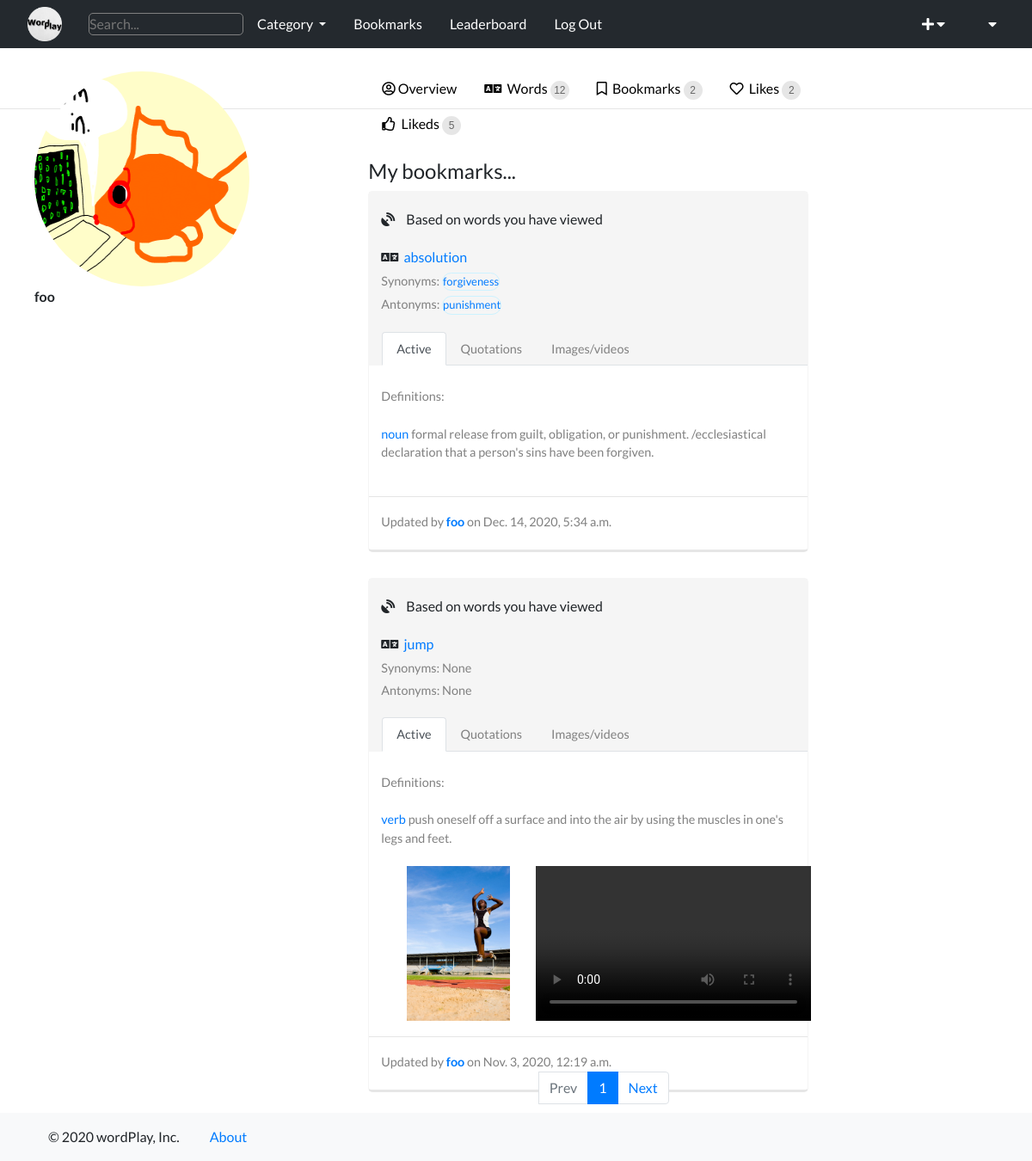
The page /wordPlay/foo/bookmarks on the database its author committed.
### wordPlay/models.py (models this page shows, shortened)
class User(AbstractUser):
    image = models.ImageField(upload_to="profiles/", blank=True, null=True)
    word_count = models.IntegerField(default=0)

class Word(models.Model):
    user = models.ForeignKey("User", on_delete=models.PROTECT, related_name="words")
    title = models.CharField(max_length=255)
    definition = models.TextField()
    category = models.ForeignKey(
        "Category",
        on_delete=models.PROTECT,
        related_name="categories",
        blank=True,
        null=True,
    )
    image = models.ImageField(upload_to="images/", blank=True, null=True)
    image_url = models.URLField(blank=True, null=True)
    video = models.FileField(upload_to="videos/", blank=True, null=True)
    video_url = models.URLField(blank=True, null=True)
    timestamp = models.DateTimeField(auto_now_add=True)
    bookmark_count = models.IntegerField(default=0)

class Synonym(models.Model):
    title = models.ForeignKey(
        "Word", on_delete=models.CASCADE, related_name="originals"
    )
    synonym = models.CharField(
        max_length=255,
        null=True,
        blank=True,
    )

class Antonym(models.Model):
    title = models.ForeignKey(
        "Word", on_delete=models.CASCADE, related_name="original_words"
    )
    antonym = models.CharField(
        max_length=255,
        null=True,
        blank=True,
    )

class Category(models.Model):
    category = models.CharField(
        max_length=255,
        blank=True,
        null=True,
    )
    def __str__(self):
        return f"{self.category}"

### wordPlay/views.py (the view)
# urls.py: path("<str:username>/bookmarks", views.bookmarks_view, name="bookmarks_view"),
def bookmarks_view(request, username):
    user = User.objects.get(username=username)
    user_bookmarks = Bookmark.objects.filter(user=user)
    words = []
    for user_bookmark in user_bookmarks:
        word = user_bookmark.title
        words.append(word)
    words.sort(key=lambda x: x.timestamp, reverse=True)
    return render(
        request,
        "wordPlay/bookmarks.html",
        {
            "update_user": UpdateUser(),
            "words": words,
            "user": user,
        },
    )

### wordPlay/models.py
class UpdateUser(ModelForm):
    class Meta:
        model = User
        fields = ["image"]

### wordPlay/templatetags/word_extras.py (called while the page is built)
@register.simple_tag
def category():
    categories = Category.objects.all()
    return categories

### wordPlay/templates/wordPlay/bookmarks.html
{% extends 'wordPlay/my_words.html' %}
{% load static %}
{% block heading %}
<h4>My bookmarks...</h4>
{% endblock %}

### wordPlay/templates/wordPlay/my_words.html (shortened to what this page needs)
{% extends 'wordPlay/profile.html' %}
{% load static %}
{% load word_extras %}
{% block overview %}
{% block heading %}{% endblock %}
{% words user as words %}
{% block words %}
{% for word in words.words %}
<div id="page">
    <div class="my-words content">
        <div class="upper-words">
            <p><i class="fas fa-satellite-dish"></i><span>Based on words you have viewed</span></p>
            <div class="words-name">
                <i class="fas fa-language"></i>
                <a href="{% url 'word' word.id %}">{{ word.title }}</a>
                <div class="synonyms">Synonyms:
                    {% for word_synonym in words.word_synonyms %}
                    {% if word_synonym.title.id == word.id %}
                    {% if word_synonym.synonym == none %}
                    {{ word_synonym.synonym }}
                    {% else %}
                    <button>
                        <a href="{% url 'word' word_synonym.synonym %}">{{ word_synonym.synonym }}</a>
                    </button>
                    {% endif %}
                    {% endif %}
                    {% endfor %}
                </div>
                <div class="antonyms">Antonyms:
                    {% for word_antonym in words.word_antonyms %}
                    {% if word.id == word_antonym.title.id %}
                    {% if word_antonym.antonym == none %}
                    {{ word_antonym.antonym }}
                    {% else %}
                    <button>
                        <a href="{% url 'word' word_antonym.antonym %}">{{ word_antonym.antonym }}</a>
                    </button>
                    {% endif %}
                    {% endif %}
                    {% endfor %}
                </div>
            </div>
            <div class="tabs">
                <ul class="nav nav-tabs">
                    <li class="nav-item">
                        <a class="nav-link active" href="#">Active</a>
                    </li>
                    <li class="nav-item">
                        <a class="nav-link" href="{% url 'quotations' word.id %}">Quotations</a>
                    </li>
                    <li class="nav-item">
                        <a class="nav-link" href="word_media">Images/videos</a>
                    </li>
                </ul>
            </div>
        </div>
        <div class="lower-words">
            <p class="definition definition-title content">Definitions: </p>
            <p class="definition content">
                <a href="{% url 'index' word.category %}">
                    {{ word.category }}
                </a> {{ word.definition }}
            </p>
            <div class="word-image definition">
                {% if word.image %}
                <img src="{{ word.image.url }}" alt="" width="150px" height="180px" />
                {% elif word.image_url %}
                <img src="{{ word.image_url }}" alt="" width="150px" height="180px" />
                {% endif %}
                {% if word.video %}
                <video width="320" height="180" controls>
                    <source src="{{ word.video.url }}" type="video/mp4">
                </video>
                {% elif word.video_url %}
                <iframe width="320" height="180" src=" {{ word.video_url }}" frameborder="0" allowfullscreen>
                </iframe>
                {% endif %}
            </div>
            <hr>
            <p class="timestamp">Updated by <a href=""><strong>{{ word.user.username }}</strong></a> on
                {{ word.timestamp }}
            </p>
        </div>
    </div>
</div>
{% endfor %}
{% endblock %}
{% block pagination %}
<nav aria-label="Page navigation">
    <ul id="pagination-demo" class="pagination">
    </ul>
</nav>
{% endblock %}
{% endblock %}

### wordPlay/templates/wordPlay/profile.html (shortened to what this page needs)
{% extends 'wordPlay/index.html' %}
{% load static %}
{% load word_extras %}
{% block body %}
<div class="upper-container profile-container">
    <hr id="upper-hr">
</div>
<div class="profile">
    <div class="container grid">
        <div class="edit-profile">
            <div class="personal-details">
                {% if user.image %}
                <img class="profile-image" src="{{ user.image.url }}" alt="" width="250px" height="250px"><br>
                {% endif %}
            </div>
            <div>
                <p><strong>{{ user }}</strong></p>
            </div>
        </div>
        {% count as count %}
        <div class="profile-details">
            <div class="tabs">
                <ul class="profile-items nav">
                    <li class="nav-item">
                        <a class="nav-link overview-link" href="{% url 'profile' user %}"><i
                                class="far fa-user-circle"></i>Overview</a>
                    </li>
                    <li class="nav-item">
                        <a class="nav-link" href="{% url 'words_view' user %}">
                            <i class="fas fa-language"></i>
                            Words <div class="numberCircle">{{ count.count }}</div>
                        </a>
                    </li>
                    <li class="nav-item">
                        <a class="nav-link" href="{% url 'bookmarks_view' user %}">
                            <i class="far fa-bookmark"></i>
                            Bookmarks <span class="numberCircle bookmarkCircle">{{ count.bookmark_count }}</span>
                        </a>
                    </li>
                    <li class="nav-item" id="likes-view">
                        <a class="nav-link" href="{% url 'likes_view' user %}">
                            <i class="far fa-heart"></i>
                            Likes <span class="numberCircle likeCircle">{{ count.like_count }}</span>
                        </a>
                    </li>
                    <li class="nav-item">
                        <a class="nav-link" href="{% url 'likeds_view' user %}">
                            <i class="far fa-thumbs-up"></i>
                            Likeds <span class="numberCircle">{{ count.liked_count }}</span>
                        </a>
                    </li>
                </ul>
                {% block overview %}{% endblock %}
            </div>
        </div>
    </div>
</div>
{% endblock %}

### wordPlay/static/wordPlay/styles.css (style rules this page uses)
:root { --primary-color: #24292e; --link--color: #007bff; }
* { box-sizing: border-box; padding: 0; margin: 0; }
body { font-family: "Lato", sans-serif; }
ul { list-style-type: none; }
a { text-decoration: none; }
.container { max-width: 1350px; margin: 0 auto; overflow: auto; padding: 0 40px; }
#trending-words strong, #trending-quotations strong, .upper-words span { margin-left: 10px; }
#trending-words h6, #trending-quotations h6, .upper-words { background-color: #f5f5f5; }
.content { margin-bottom: 0px; }
.definition { padding: 20px 14px 2px; }
.definition-title { margin-top: -75px; }
.timestamp { padding: 2px 14px 5px; }
.upper-words p { padding: 20px 14px 2px; }
.words-name { padding: 2px 14px 20px; }
.new-words, .my-words { border: 1px solid #f5f5f5; border-radius: 5px; margin-bottom: 30px; border-bottom: 3px solid #e6e6e6; }
.my-words, .edit-profile { width: 70%; }
.profile-items { width: 80%; }
.tabs { margin-left: 15px; margin-bottom: 80px; }
.nav-tabs a { font-size: 0.9em; color: grey; }
.lower-words p, .synonyms, .antonyms, .trending-quotes span { color: grey; font-size: 0.9em; }
.synonyms, .antonyms { margin-top: 5px; }
.synonyms button, .antonyms button { border-radius: 15px; font-size: 0.9em; background-color: #f5f5f5; border: 1px solid #ccf2ff; }
.lower-words img, .lower-words video { margin-left: 30px; }
.word-image { display: flex; flex-direction: row; }
.profile-image { border-radius: 50%; }
.profile .grid { display: grid; grid-template-columns: 1fr 2fr; }
.profile-container { margin-top: 70px; }
.profile { margin-top: -60px; }
.profile-items a { color: black; }
.profile-details i { margin-right: 3px; }
.edit-profile { margin-right: 50px; }
h4 { margin-top: 20px; }
.numberCircle { border-radius: 50%; width: 22px; height: 22px; padding: 4px; background: #e6e6e6; border: none; color: #666; text-align: center; font: 12px Arial, sans-serif; display: inline-block; }
.pagination { position: fixed; bottom: 1.2%; right: 35.2%; }
#pagination-demo { margin-bottom: 50px; }
#page li, #page-index li { display: inline-block; }

### rows shown on the page
User: image (picture), username "foo"
Word: title "absolution", category "noun", definition "formal release from guilt, obligation, or punishment. /ecclesiastical declaration that a person's sins have been forgiven.", user.username "foo", timestamp "Dec. 14, 2020, 5:34 a.m."
Synonym: synonym "forgiveness"
Antonym: antonym "punishment"
Word: title "jump", category "verb", definition "push oneself off a surface and into the air by using the muscles in one's legs and feet.", image (picture), user.username "foo", timestamp "Nov. 3, 2020, 12:19 a.m."
Synonym: synonym "None"
Antonym: antonym "None"

### other values the page prints
{{ count.count }} "12"
{{ count.bookmark_count }} "2"
{{ count.like_count }} "2"
{{ count.liked_count }} "5"
